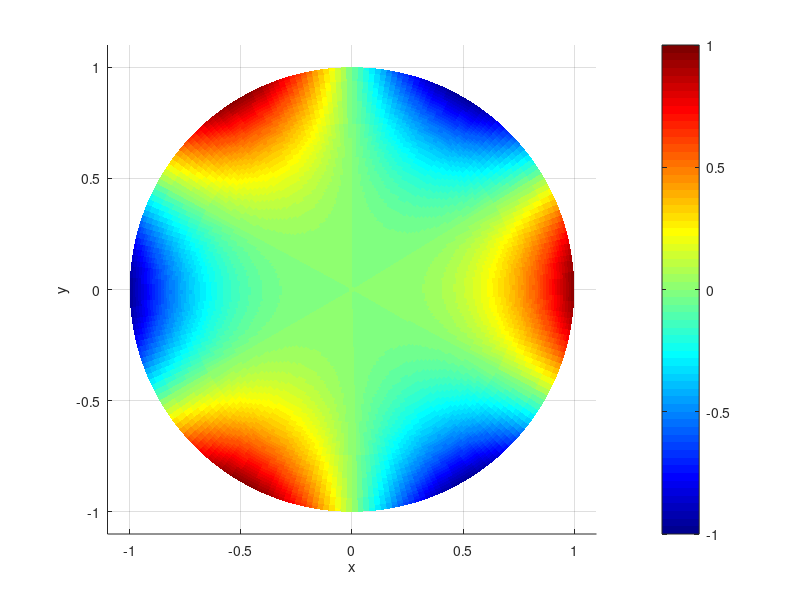
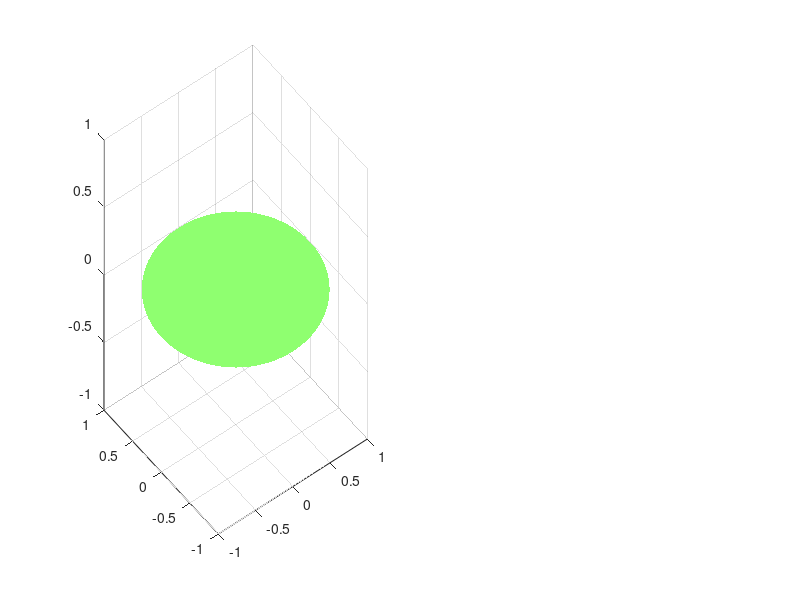

Source code (MATLAB) for these figures, in order: (Note: this script raises an error after producing the figures.)
% DISKLAPLACE  Animate the harmonic extension on the unit disk, building
% up the solution to Laplace's equation term by term from a finite Fourier
% series on the boundary.
%
% Boundary condition:  f(theta) = sum_{j=1}^{6} (4/pi) * sin((2j-1)*theta) / (2j-1)
%   (6-term Fourier approximation of a square wave)
% Interior solution:   u(r,theta) = sum_{j=1}^{6} (4/pi) * r^n * sin(n*theta) / n
%   where n = 2j-1.  This u satisfies Laplace's equation and u|_{bdry} = f.

% 6-term square wave: nonzero modes at odd n = 1, 3, 5, 7, 9, 11
nterms = [1, 3, 5, 7, 9, 11];
N = length(nterms);
bnsq = (4/pi) ./ nterms;   % Fourier sine coefficients

% polar grid on the disk
Nr     = 80;
Ntheta = 240;
r     = linspace(0, 1, Nr);
theta = linspace(0, 2*pi, Ntheta + 1);
[R, TH] = meshgrid(r, theta);
X = R .* cos(TH);
Y = R .* sin(TH);

% fine grid for boundary curve
thfine = linspace(0, 2*pi, 800);

% precompute full 6-term boundary function for axis limits
fbdryfull = zeros(size(thfine));
for j = 1:N
    fbdryfull = fbdryfull + bnsq(j) * sin(nterms(j)*thfine);
end
zmax = max(abs(fbdryfull)) * 1.15;

% show phi_3(r,theta)
close all
figure(1);
U = R.^3 .* cos(3*TH);
surf(X, Y, U, 'EdgeColor', 'none');
colormap(jet);
colorbar;
view(2);
axis equal;
axis([-1.1 1.1 -1.1 1.1]);
xlabel('x', 'FontSize', 11);
ylabel('y', 'FontSize', 11);
print -dpng phi3.png
close all

% animate: frame k shows the partial sum through k Fourier modes
figure(2);
set(gcf, 'Position', [100 100 1000 480]);

for k = 0:N
    % partial sum of harmonic extension
    U = zeros(size(R));
    for j = 1:k
        n = nterms(j);
        U = U + bnsq(j) * R.^n .* sin(n*TH);
    end

    % partial sum of boundary function
    fbdry = zeros(size(thfine));
    for j = 1:k
        n = nterms(j);
        fbdry = fbdry + bnsq(j) * sin(n*thfine);
    end

    clf;

    % left panel: harmonic extension on disk (top-down view)
    subplot(1, 2, 1);
    surf(X, Y, U, 'EdgeColor', 'none');
    colormap(jet);
    clim([-zmax, zmax]);
    colorbar;
    view(2);
    axis equal;
    axis([-1.1 1.1 -1.1 1.1]);
    xlabel('x', 'FontSize', 11);
    ylabel('y', 'FontSize', 11);
    if k == 0
        title('u = 0  (no terms yet)', 'FontSize', 12);
    else
        title(sprintf('u = (sum of %d modes)', k), 'FontSize', 12);
    end

    % right panel: boundary function f(theta)
    subplot(1, 2, 2);
    plot(thfine, fbdryfull, 'Color', [0.7 0.7 0.7], 'LineWidth', 1);
    hold on;
    plot(thfine, fbdry, 'b-', 'LineWidth', 2);
    hold off;
    xlim([0, 2*pi]);
    ylim([-zmax, zmax]);
    set(gca, 'XTick', [0, pi/2, pi, 3*pi/2, 2*pi], ...
             'XTickLabel', {'0', '\pi/2', '\pi', '3\pi/2', '2\pi'});
    xlabel('\theta', 'FontSize', 12);
    ylabel('f(\theta)', 'FontSize', 12);
    if k == 0
        title('boundary: 0 terms', 'FontSize', 12);
    else
        title(sprintf('boundary: %d-term partial sum', k), 'FontSize', 12);
    end
    grid on;

    drawnow;
    pause(1.8);
end
